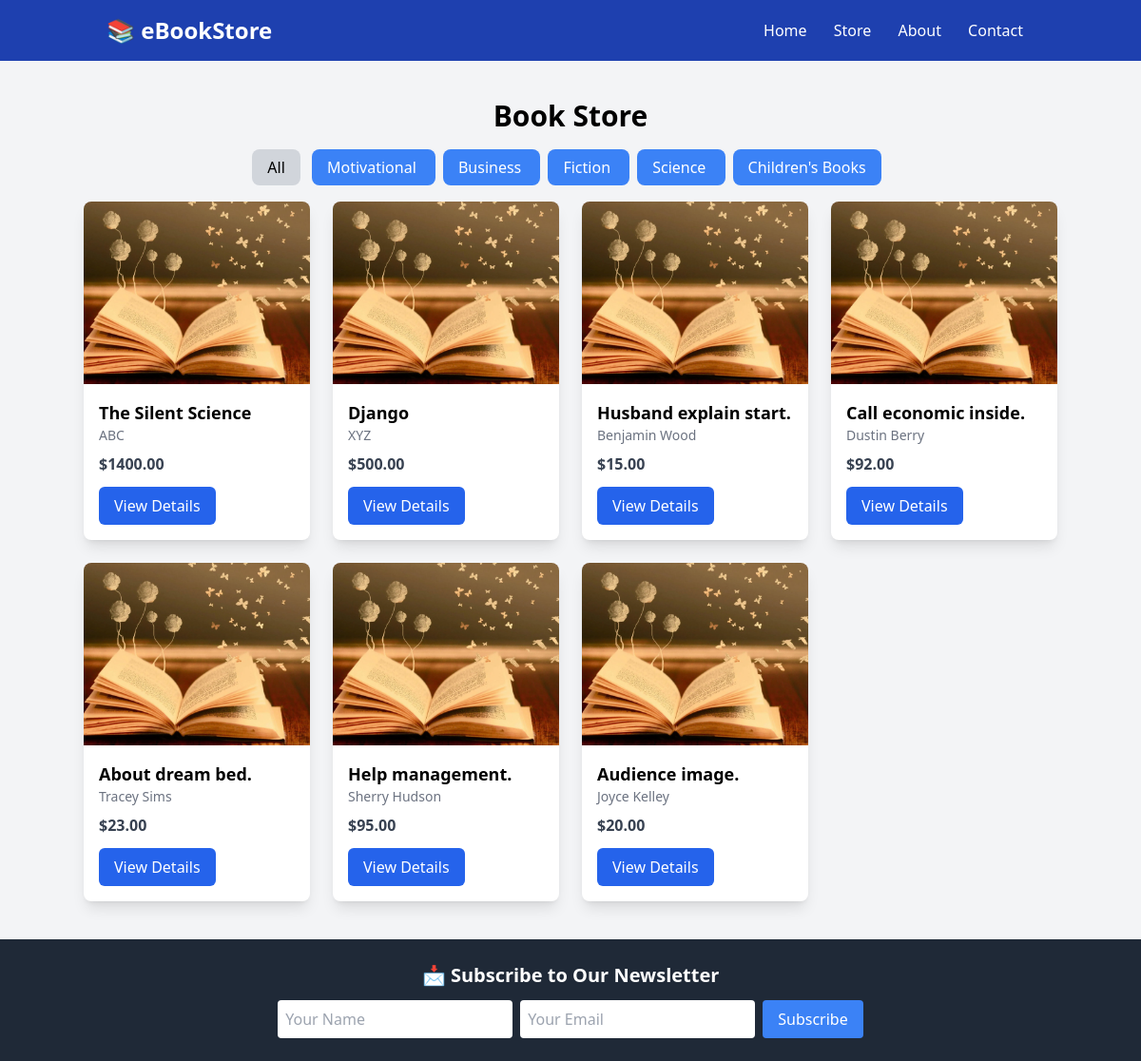
/store/?category=5, run on the app's committed database.
### e_BookStore/models.py (models this page shows, shortened)
class Category(models.Model):
    name = models.CharField(max_length=100, unique=True)
    description = models.TextField(blank=True, null=True)
    created_at = models.DateTimeField(auto_now_add=True)
    updated_at = models.DateTimeField(auto_now=True)

class Book(models.Model):
    title = models.CharField(max_length=255)
    author = models.CharField(max_length=255)
    description = models.TextField()
    price = models.DecimalField(max_digits=10, decimal_places=2)
    stock = models.PositiveIntegerField()
    category = models.ForeignKey(Category, on_delete=models.CASCADE)  # Updated field
    cover_image = models.ImageField(upload_to='book_covers/', blank=True, null=True)
    published_date = models.DateField()
    created_at = models.DateTimeField(auto_now_add=True)
    updated_at = models.DateTimeField(auto_now=True)

### e_BookStore/views.py (the view)
# urls.py: path('store/', views.store, name='store'),
def store(request):
    category_id = request.GET.get('category')  # Get category from URL
    if category_id:
        books = Book.objects.filter(category_id=category_id)
    else:
        books = Book.objects.all()
    categories = Category.objects.all()  # Get all categories
    return render(request, 'store.html', {'books': books, 'categories': categories})

### e_BookStore/templates/store.html
{% extends 'base.html' %}
{% load static %}
{% block content %}
<div class="container mx-auto py-10">
    <h2 class="text-3xl font-bold text-center mb-6">Book Store</h2>
    <div class="mb-6 text-center">
        <a href="{% url 'store' %}" class="bg-gray-300 px-4 py-2 rounded-lg mr-2">All</a>
        {% for category in categories %}
        <a href="{% url 'store' %}?category={{ category.id }}" class="bg-blue-500 text-white px-4 py-2 rounded-lg hover:bg-blue-700 mr-2">
            {{ category.name }}
        </a>
        {% endfor %}
    </div>
    <div class="grid grid-cols-4 gap-6">
        {% for book in books %}
        <div class="bg-white shadow-lg rounded-lg overflow-hidden hover:shadow-xl transition">
            <img src="{% static 'images/124491.webp' %}" alt="{{ book.title }}" class="w-full h-48 object-cover">
            <div class="p-4">
                <h4 class="text-lg font-semibold">{{ book.title }}</h4>
                <p class="text-sm text-gray-500">{{ book.author }}</p>
                <p class="text-gray-700 font-bold mt-2">${{ book.price }}</p>
                <a href="{% url 'book_detail' book.id %}" class="mt-3 inline-block bg-blue-600 text-white px-4 py-2 rounded-md hover:bg-blue-700">
                    View Details
                </a>
            </div>
        </div>
        {% empty %}
        <p class="col-span-4 text-center text-gray-600">No books found.</p>
        {% endfor %}
    </div>
</div>
{% endblock %}

### data on the page
Category: name "Motivational"
Category: name "Business"
Category: name "Fiction"
Category: name "Science"
Category: name "Children's Books"
Book: title "The Silent Science", author "ABC", price "1400.00"
Book: title "Django", author "XYZ", price "500.00"
Book: title "Husband explain start.", author "Benjamin Wood", price "15.00"
Book: title "Call economic inside.", author "Dustin Berry", price "92.00"
Book: title "About dream bed.", author "Tracey Sims", price "23.00"
Book: title "Help management.", author "Sherry Hudson", price "95.00"
Book: title "Audience image.", author "Joyce Kelley", price "20.00"
